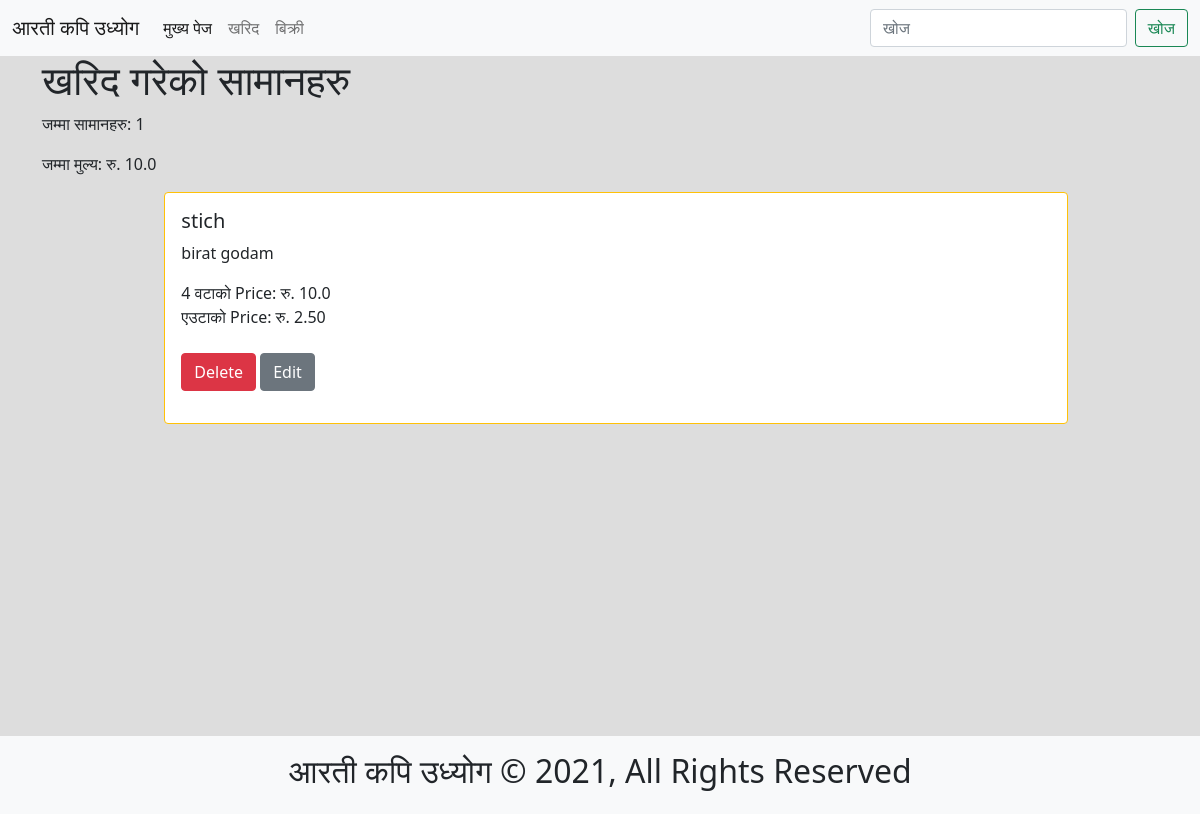
The app's page /purchases/list/, older data.
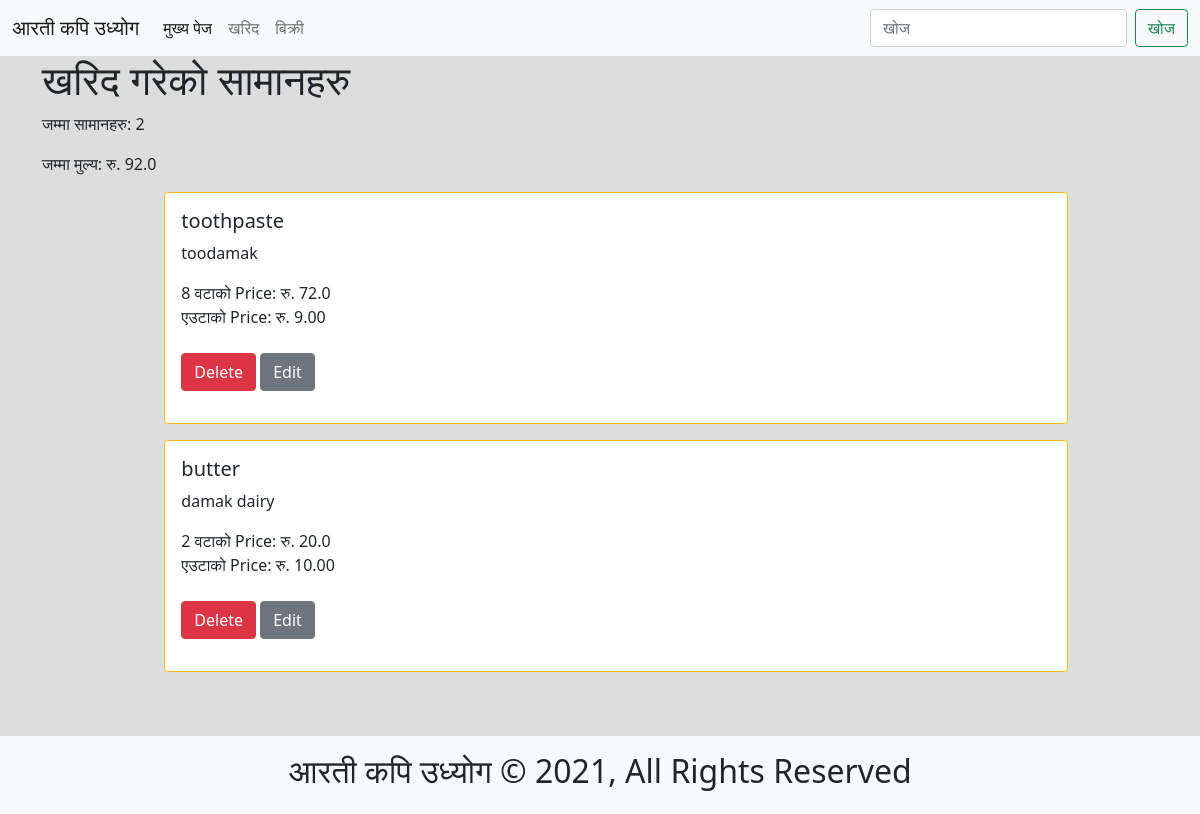
The same page, newer data.
### purchases/models.py (models this page shows, shortened)
class Purchases(models.Model):
    product_name = models.CharField(max_length=255, blank=False, null=True)
    price = models.DecimalField(
        decimal_places=4, max_digits=255, blank=False, null=True)
    quantity = models.CharField(max_length=255, blank=False, null=True)
    slug = models.SlugField(max_length=255, blank=False,
                            null=False, unique=True)
    bought_from = models.CharField(max_length=255, blank=False, null=True)
    def actual_price(self, *args, **kwargs):
        actual_price = float(self.price) * float(self.quantity)
        return actual_price

### purchases/views.py (the view)
# urls.py: path('list/', purchases_list),
def purchases_list(request):
    purchases = Purchases.objects.all()
    def total_price():
        price = 0
        for purchase in purchases:
            price += float(purchase.actual_price())
        return price
    context = {
        "purchases": purchases,
        "total_price": total_price(),
    }
    template_name = "purchases_list.html"
    return render(request, template_name, context)

### purchases/templates/purchases_list.html (shortened to what this page needs)
{% extends 'base.html' %}
{% block content %}
<div id="purchases_list" class="sufficient_content_height">
<div class="container">
        <h1>खरिद गरेको सामानहरु </h1>
        <p>जम्मा सामानहरु: {{purchases.count}}</p>
        <p>जम्मा  मुल्य: रु. {{total_price}}</p>
        <ul style="height: 500px; overflow-y: scroll">
            {% for purchase in purchases %}
            {% include 'list_inline_purchase.html' with purchase=purchase detail=True %}
            {% endfor %}
        </ul>
    </div>
</div>
{% endblock %}

### templates/base.html (shortened to what this page needs)
<!doctype html>
<html lang="en">
  <head>
    <link href="https://cdn.jsdelivr.net/npm/bootstrap@5.0.0-beta2/dist/css/bootstrap.min.css" rel="stylesheet">
    {% load static %}
    <link rel="stylesheet" href="{% static 'base/base.css' %}">
  </head>
  <body>
      {% include 'page_comps/header.html' %}
    {% block content %}{% endblock %}
    {% include  'page_comps/footer.html' %}
  </body>
</html>

### templates/page_comps/header.html (shortened to what this page needs)
<header class="sticky-top">
    <nav class="navbar navbar-expand-lg navbar-light bg-light">
        <div class="container-fluid">
          <a class="navbar-brand" href="/">आरती कपि उध्योग</a>
          <div class="collapse navbar-collapse" id="navbarSupportedContent">
            <ul class="navbar-nav me-auto mb-2 mb-lg-0">
              <li class="nav-item">
                <a class="nav-link active" aria-current="page" href="/">मुख्य पेज </a>
              </li>
              <li class="nav-item">
                <a class="nav-link" href="/purchases">खरिद</a>
              </li>
              <li class="nav-item">
                <a class="nav-link" href="/sales">बिक्री</a>
              </li>
            </ul>
            <form class="d-flex">
              <input class="form-control me-2" type="search" placeholder="खोज" aria-label="Search">
              <button class="btn btn-outline-success" type="submit">खोज</button>
            </form>
          </div>
        </div>
      </nav>
</header>

### purchases/templates/list_inline_purchase.html (shortened to what this page needs)
<div class="col-12 col-md-10 mb-3 mx-auto">
    <div class="card {% if not blog_post.publish_date %} border border-warning {% endif %}">
        <div class="card-body">
            <h5 class="card-title">{{ purchase.product_name }}</h5>
            <p class="card-text">
               {{purchase.bought_from}}
               <div>
                   {{purchase.quantity}} वटाको
                   Price: रु.
                   {{purchase.actual_price}}
                   <br>
                   एउटाको Price: रु. {{purchase.price | floatformat:2}}
               </div>
               <br>
               <a href="/purchases/delete/{{purchase.slug}}" class="btn btn-danger">Delete</a>
               <a href="/purchases/edit/{{purchase.slug}}" class="btn btn-secondary">Edit</a>
            </p>
        </div>
    </div>
</div>

### templates/page_comps/footer.html
<footer class="p-3 bg-light text-center">
    <h2>आरती कपि उध्योग &copy; 2021, All Rights Reserved</h2>
</footer>

### staticfiles/base/base.css (style rules this page uses)
* { margin: 0; padding: 0; -webkit-box-sizing: border-box; box-sizing: border-box; }
.sufficient_content_height { min-height: 85vh; display: -webkit-box; display: -ms-flexbox; display: flex; -webkit-box-pack: center; -ms-flex-pack: center; justify-content: center; background: #ddd; }

Row changes from the older to the newer data that the page shows:
removed Purchases: product_name "stich", bought_from "birat godam", quantity "4", actual_price "10.0", price "2.50"
added Purchases: product_name "toothpaste", bought_from "toodamak", quantity "8", actual_price "72.0", price "9.00"
added Purchases: product_name "butter", bought_from "damak dairy", quantity "2", actual_price "20.0", price "10.00"
Text that changed along with them:
{{ purchases.count }}: "1" → "2"
{{ total_price }}: "10.0" → "92.0"
